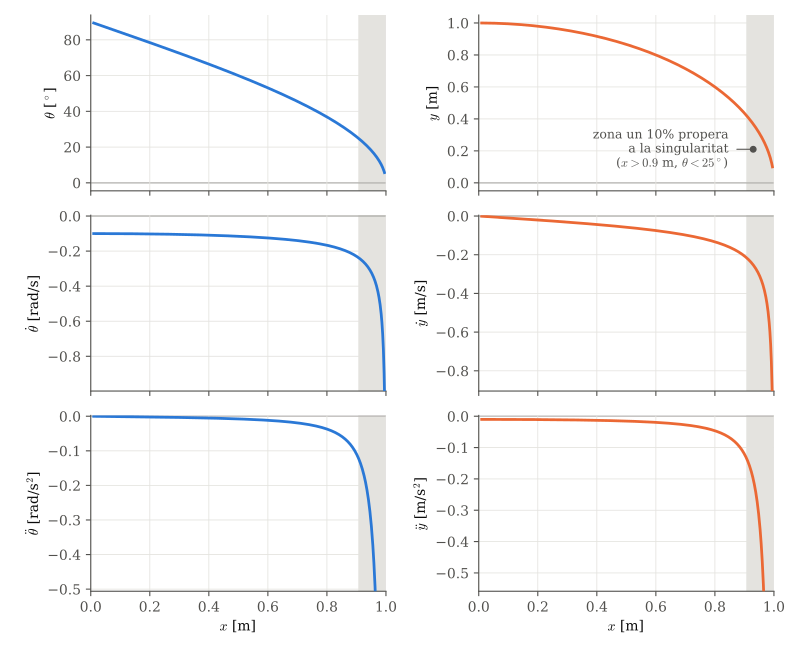

This figure's Python source:
"""
Taula elevadora: variació de theta, y i les seves derivades en funció de la
posició x del punt A.

    x = 2L cos(theta),   y = 2L sin(theta),   0 < x < 2L

Amb una velocitat de l'actuador xdot constant (xddot = 0), es veu com la
mateixa entrada produeix velocitats i acceleracions molt diferents segons la
posició, i com tot divergeix quan x -> 2L (theta -> 0, configuració singular).
"""

import numpy as np
import matplotlib.pyplot as plt

# ---------------------------------------------------------------- paràmetres
L = 0.5        # m, longitud de mitja barra
xdot =  0.10   # m/s, velocitat del punt A (negativa: A s'acosta, la taula puja)
xddot = 0.0    # m/s^2, acceleració del punt A
th_lim = 25 # graus, angle a partir del qual comença una alta no-linealitat
x_lim = 2*L * np.cos(np.radians(th_lim)) # 0.90 * 2 * L   # a partir d'aquí s'ombreja la zona propera a la singularitat
lim_vel = 4.0  # factor per retallar l'eix vertical prop de la singularitat

# ---------------------------------------------------------------- càlcul
x = np.linspace(0.01 * 2 * L, 0.995 * 2 * L, 800)
w = np.sqrt(4 * L**2 - x**2)          # = 2L sin(theta) = y

theta = np.arccos(x / (2 * L))
y = w
thetadot = -xdot / w
ydot = -x * xdot / w
thetaddot = -xddot / w - x * xdot**2 / w**3
yddot = -x * xddot / w - 4 * L**2 * xdot**2 / w**3

# ---------------------------------------------------------------- estil
C_THETA = "#2a78d6"   # blau  (columna theta)
C_Y = "#eb6834"       # taronja (columna y)
INK = "#0b0b0b"
INK2 = "#52514e"
GRID = "#e4e3df"

plt.rcParams.update({
    "font.family": "serif",
    "mathtext.fontset": "cm",
    "font.size": 10,
    "axes.edgecolor": INK2,
    "axes.labelcolor": INK,
    "xtick.color": INK2,
    "ytick.color": INK2,
    "axes.spines.top": False,
    "axes.spines.right": False,
})

files = [
    (np.degrees(theta), r"$\theta$ [$^\circ$]", y, r"$y$ [m]"),
    (thetadot, r"$\dot\theta$ [rad/s]", ydot, r"$\dot y$ [m/s]"),
    (thetaddot, r"$\ddot\theta$ [rad/s$^2$]", yddot, r"$\ddot y$ [m/s$^2$]"),
]

fig, axs = plt.subplots(3, 2, figsize=(8, 6.5), sharex=True)

for fila, (v1, et1, v2, et2) in enumerate(files):
    for col, (v, et, c) in enumerate([(v1, et1, C_THETA), (v2, et2, C_Y)]):
        ax = axs[fila, col]
        ax.axvspan(x_lim, 2 * L, color=GRID, lw=0, zorder=0)
        ax.axhline(0, color=INK2, lw=0.6, zorder=1)
        ax.plot(x, v, color=c, lw=2, zorder=3)
        ax.set_ylabel(et)
        ax.grid(True, color=GRID, lw=0.6, zorder=0)
        ax.set_xlim(0, 2 * L)

        # Retalla l'eix vertical prop de la singularitat perquè es vegi la resta
        if fila > 0:
            ref = np.abs(v[x < x_lim]).max()
            lo, hi = min(v.min(), 0.0), max(v.max(), 0.0)   # el zero sempre visible
            ax.set_ylim(max(lo, -lim_vel * ref) * 1.05 - 0.02 * ref,
                        min(hi, lim_vel * ref) * 1.05 + 0.02 * ref)

for ax in axs[-1]:
    ax.set_xlabel(r"$x$ [m]")

ax = axs[0, 1]
punt = (x_lim + 0.25 * (2 * L - x_lim), 0.2 * ax.get_ylim()[1])   # dins la zona, sota la corba
ax.annotate(
    "zona un 10% propera\na la singularitat\n"
    + rf"($x > {x_lim:.1f}$ m, $\theta < {th_lim:.0f}^\circ$)",
    xy=punt, xytext=(x_lim - 0.06, punt[1]),
    fontsize=9, color=INK2, ha="right", va="center",
    arrowprops=dict(arrowstyle="-", color=INK2, lw=0.8,
                    shrinkA=4, shrinkB=0, relpos=(1, 0.5)))
ax.plot(*punt, "o", ms=4, color=INK2, zorder=5)

text_caption = rf"Taula elevadora, $L={L}$ m, $\dot x={xdot}$ m/s constant."
# fig.suptitle( text_caption,  color=INK, fontsize=11)
fig.tight_layout()
fig.savefig("TME_ee_taula_elevadora.pdf")
print(text_caption)
# fig.savefig("taula_elevadora.png", dpi=150)
